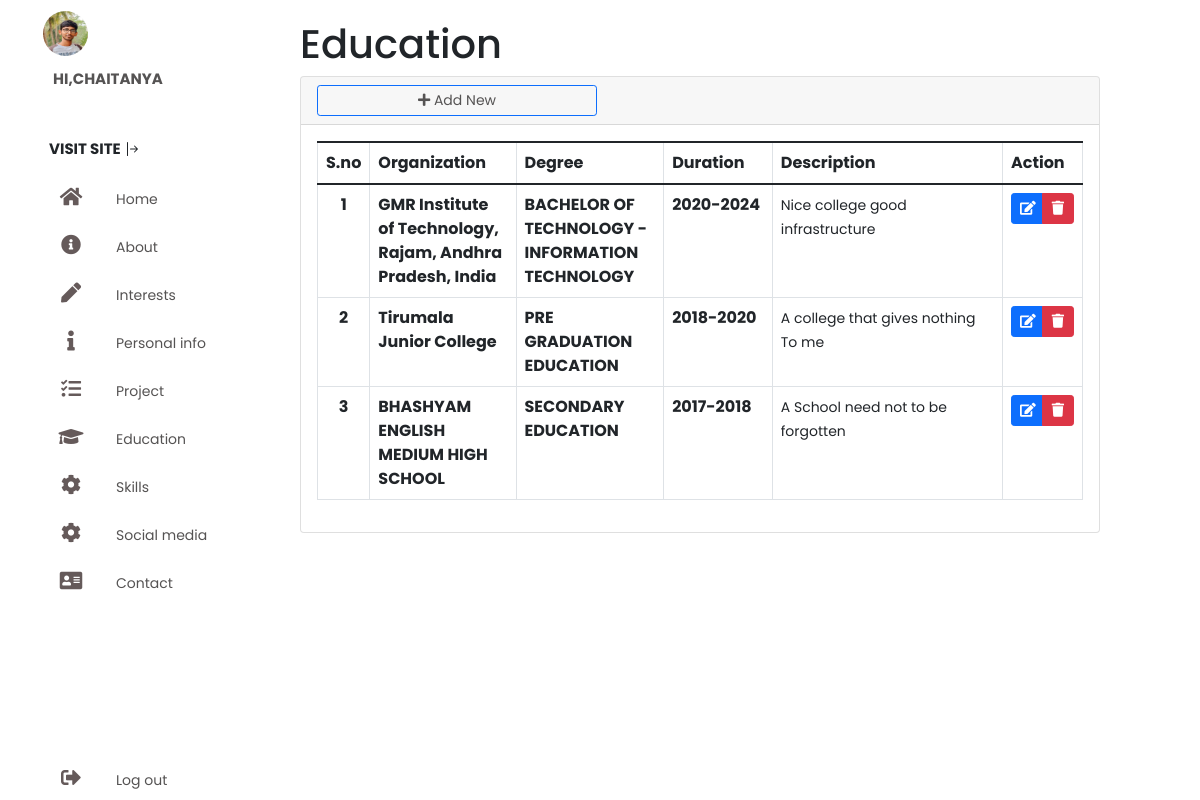
/education.php (signed in), run on the app's committed database.
### tables this page shows
CREATE TABLE `about` (
  `id` int(11) NOT NULL,
  `uuid` varchar(255) NOT NULL,
  `about_us` varchar(255) NOT NULL,
  `about_title` varchar(255) NOT NULL,
  `about_subtitle` varchar(255) NOT NULL,
  `profile_pic` text NOT NULL,
  `about_desc` varchar(255) NOT NULL
);

CREATE TABLE `education` (
  `id` int(11) NOT NULL,
  `uuid` varchar(255) NOT NULL,
  `title` varchar(255) NOT NULL,
  `time` varchar(255) NOT NULL,
  `org` varchar(255) NOT NULL,
  `about_exp` varchar(255) NOT NULL
);

### education.php (the view, shortened to what this page needs)
<?php
include('includes/header.php');
?>
<section class="main">
    <div class="main-top">
        <h1>Education</h1>
    </div>
    <div class="col-lg-12">
        <div class="card card-outline card-primary">
            <div class="card-header">
                <div class="card-tools">
                    <a class="btn btn-block btn-sm btn-default btn-flat border-primary new_education" href="add-edu.php"><i class="fa fa-plus"></i> Add New</a>
                </div>
            </div>
            <div class="card-body">
                <table class="table tabe-hover table-bordered table-compact" id="list">
                    <colgroup>
                        <col width="5%">
                        <col width="20%">
                        <col width="20%">
                        <col width="15%">
                        <col width="35%">
                        <col width="15%">
                    </colgroup>
                    <thead>
                        <tr>
                            <th class="text-center">S.no</th>
                            <th>Organization</th>
                            <th>Degree</th>
                            <th>Duration</th>
                            <th>Description</th>
                            <th>Action</th>
                        </tr>
                    </thead>
                    <tbody>
                        <?php
                        include 'conn.php';
                        $selectfromeducation = "SELECT * FROM education WHERE uuid = '$uuid'";
                        $fetchfromeducation = mysqli_query($conn, $selectfromeducation);
                        if ($fetchfromeducation) {
                            while ($row =  mysqli_fetch_assoc($fetchfromeducation)) {
                        ?>
                                <?php
                                $id = $row['id'];
                                $title = $row['title'];
                                $time = $row['time'];
                                $org = $row['org'];
                                $desc = $row['about_exp']; ?>
                                <tr>
                                    <th class="text-center"><?php echo $id ?></th>
                                    <td><b class="truncate-1"><?php echo $org ?></b></td>
                                    <td><b class="truncate-1"><?php echo $title ?></b></td>
                                    <td><b class="truncate-1"><?php echo $time ?></b></td>
                                    <td><small class="truncate-1"><?php echo $desc ?></small></td>
                                    <td class="text-center">
                                        <div class="btn-group ">
                                            <a href="edit-edu.php?id=<?php echo $id ?>" class="btn btn-primary btn-flat btn-sm manage_education w-50">
                                                <i class="fas fa-edit" style="color: white;"></i>
                                            </a>
                                            <a href="delete-edu.php?id=<?php echo $id ?>" class="btn btn-danger btn-sm btn-flat delete_education w-50">
                                                <i class="fas fa-trash" style="color: white;"></i>
                                            </a>
                                        </div>
                                    </td>
                                </tr>
                        <?php
                            }
                        }
                        ?>
                    </tbody>
                </table>
            </div>
        </div>
    </div>
</section>

### header.php (shortened to what this page needs)
<?php
require_once('conn.php');
$uuid = $_SESSION['id'];
$selectabt = "SELECT * FROM about WHERE uuid='$uuid'";
$abt = mysqli_query($conn, $selectabt);
?>
<!DOCTYPE html>
<html lang="en">
<head>
    <link rel="stylesheet" href="css/style.css" />
    <link rel="stylesheet" href="https://cdnjs.cloudflare.com/ajax/libs/font-awesome/5.15.4/css/all.min.css" />
    <link href="https://cdn.jsdelivr.net/npm/bootstrap@5.1.3/dist/css/bootstrap.min.css" rel="stylesheet" />
</head>
<body>
    <div class="imp-container">
        <nav>
            <ul>
                <li>
                    <?php
                    if (mysqli_num_rows($abt) > 0) {
                        while ($row = mysqli_fetch_array($abt)) {
                    ?>
                            <a href="#" class="logo">
                                <img src="imagesuploadedf/<?php echo $row['profile_pic']; ?>" />
                            <?php
                        }
                    } else {
                            ?>
                            <a href="#" class="logo">
                                <img src="" />
                            <?php
                        }
                            ?>
                            <span class="nav-items">HI,<?php echo $_SESSION['user'] ?></span>
                            </a>
                </li>
                <li>
                    <a href="./MyResume/index.php" target="__blank" class="site">
                        <button class="btn">Visit Site
                            </button>
                    </a>
                </li>
                <li>
                    <a href="index.php">
                        <i class="fas fa-home" aria-hidden="true"></i>
                        <span class="nav-items">Home</span>
                    </a>
                </li>
                <li>
                    <a href="about.php">
                        <i class="fas fa-info-circle" aria-hidden="true"></i>
                        <span class="nav-items">About</span>
                    </a>
                </li>
                <li>
                    <a href="interests.php">
                        <i class="fas fa-solid fa-pen"></i>
                        <span class="nav-items">Interests</span>
                    </a>
                </li>
                <li>
                    <a href="Personal_info.php">
                        <i class="fas fa-info" aria-hidden="true"></i>
                        <span class="nav-items">Personal info</span>
                    </a>
                </li>
                <li>
                    <a href="project.php">
                        <i class="fas fa-tasks"></i>
                        <span class="nav-items">Project</span>
                    </a>
                </li>
                <li>
                    <a href="education.php">
                        <i class="fas fa-graduation-cap"></i>
                        <span class="nav-items">Education</span>
                    </a>
                </li>
                <li>
                    <a href="skills.php">
                        <i class="fas fa-cog"></i>
                        <span class="nav-items">Skills</span>
                    </a>
                </li>
                <li>
                    <a href="socialmedia.php">
                        <i class="fas fa-cog"></i>
                        <span class="nav-items">Social media</span>
                    </a>
                </li>
                <li>
                    <a href="contact.php">
                        <i class="fas fa-solid fa-address-card"></i>
                        <span class="nav-items">Contact</span>
                    </a>
                </li>
                <li>
                    <a href="logout.php" class="logout">
                        <i class="fas fa-sign-out-alt"></i>
                        <span class="nav-items">Log out</span>
                    </a>
                </li>
            </ul>
        </nav>

### style.css (style rules this page uses)
* { margin: 0; padding: 0; outline: none; border: none; text-decoration: none; box-sizing: border-box; font-family: "Poppins", sans-serif; }
body { background: rgb(226, 226, 226); }
nav { position: sticky; top: 0; bottom: 0; height: 100vh; left: 0; width: 90px; background: #fff; overflow: hidden; transition: 1s; }
.logo { display: flex; flex-direction: column; margin: 7px 0 0 7px; padding-bottom: 3rem; }
.logo img { width: 45px; height: 45px; border-radius: 50%; }
.logo span { font-weight: bold; padding-right: 5rem; font-size: 15px; text-transform: uppercase; display: none; }
a { position: relative; width: 280px; font-size: 14px; color: rgb(85, 83, 83) !important; display: table; padding: 4px; text-decoration: none !important; }
nav .fas { position: relative; width: 70px; height: 40px; top: 12px; font-size: 20px; text-align: center; color: rgba(45, 30, 30, 0.734); }
ul { list-style: none; }
.nav-items { position: relative; top: 12px; margin-left: 10px; }
.logout { position: absolute; bottom: 0; }
.imp-container { display: flex; }
.main { position: relative; padding: 20px; width: 70%; }

### header.php (style rules this page uses)
.site button { font-weight: bold; font-size: 15px; text-transform: uppercase; display: none; }

### data on the page
about: profile_pic (picture)
education: id "1", org "GMR Institute of Technology, Rajam, Andhra Pradesh, India", title "BACHELOR OF TECHNOLOGY - INFORMATION TECHNOLOGY", time "2020-2024", about_exp "Nice college good infrastructure"
education: id "2", org "Tirumala Junior College", title "PRE GRADUATION EDUCATION", time "2018-2020", about_exp "A college that gives nothing To me"
education: id "3", org "BHASHYAM ENGLISH MEDIUM HIGH SCHOOL", title "SECONDARY EDUCATION", time "2017-2018", about_exp "A School need not to be forgotten"

### other printed values
$_SESSION['user'] "CHAITANYA"
